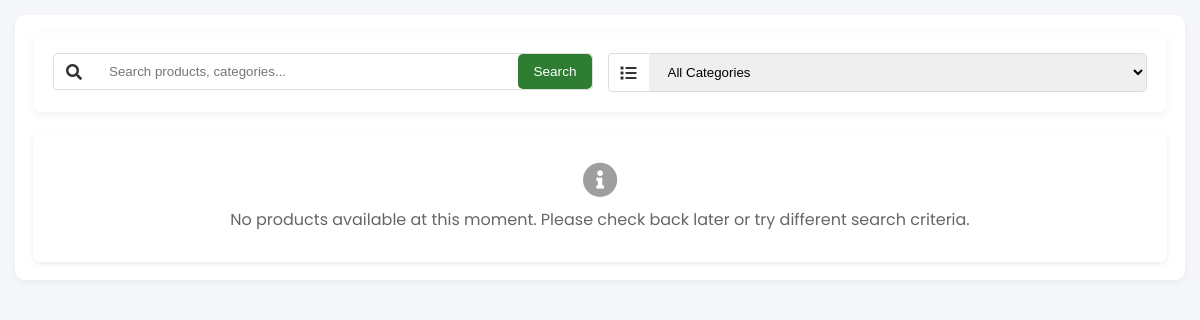
Page /buyer_tabs/browse_products.php on the earlier database version.
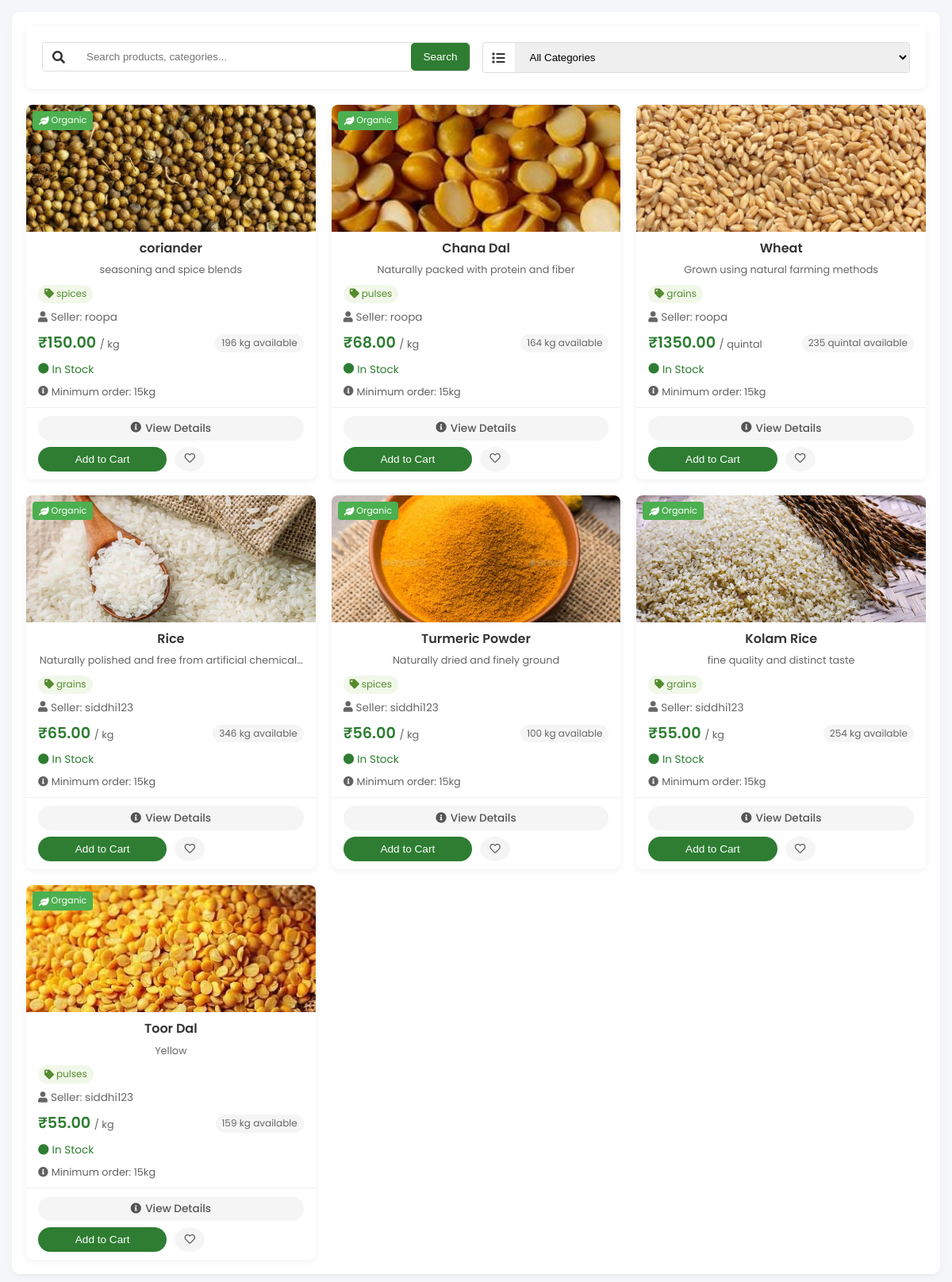
Same page on the later database version.
### tables this page shows
CREATE TABLE IF NOT EXISTS `products` (
  `id` int NOT NULL AUTO_INCREMENT,
  `name` varchar(255) NOT NULL,
  `description` text,
  `price` decimal(10,2) NOT NULL,
  `unit` varchar(50) NOT NULL,
  `quantity` int NOT NULL,
  `category` varchar(100) NOT NULL,
  `location` varchar(100) NOT NULL,
  `image_url` varchar(255) DEFAULT NULL,
  `seller_id` int NOT NULL,
  `organic_certified` tinyint(1) DEFAULT '0',
  `in_stock` tinyint(1) DEFAULT '1',
  `delivery_options` varchar(255) DEFAULT NULL,
  `created_at` timestamp NULL DEFAULT CURRENT_TIMESTAMP,
  `updated_at` timestamp NULL DEFAULT CURRENT_TIMESTAMP ON UPDATE CURRENT_TIMESTAMP,
  PRIMARY KEY (`id`),
  KEY `seller_id` (`seller_id`)
);

CREATE TABLE IF NOT EXISTS `users` (
  `id` int NOT NULL AUTO_INCREMENT,
  `username` varchar(100) NOT NULL,
  `email` varchar(100) NOT NULL,
  `password_hash` varchar(255) NOT NULL,
  `role` enum('Farmer','Buyer','Admin') NOT NULL,
  `status` enum('approved','pending') NOT NULL DEFAULT 'pending',
  `otp` varchar(6) NOT NULL,
  `otp_verified` tinyint(1) DEFAULT '0',
  `otp_timestamp` timestamp NULL DEFAULT CURRENT_TIMESTAMP,
  `reset_token` varchar(300) DEFAULT NULL,
  `reset_token_expiry` datetime DEFAULT NULL,
  `address_line1` varchar(255) DEFAULT NULL,
  `address_line2` varchar(255) DEFAULT NULL,
  `city` varchar(100) DEFAULT NULL,
  `state` varchar(100) DEFAULT NULL,
  `postal_code` varchar(20) DEFAULT NULL,
  `country` varchar(100) DEFAULT NULL,
  `phone` varchar(20) DEFAULT NULL,
  PRIMARY KEY (`id`),
  UNIQUE KEY `email` (`email`)
);

### buyer_tabs/browse_products.php (the view, shortened to what the changed rows need)
<?php
include 'db.php';
$where_clause = "WHERE in_stock = 1";
$product_query = "SELECT p.*, u.username as seller_name
 FROM products p
 JOIN users u ON p.seller_id = u.id
 $where_clause ORDER BY created_at DESC";
$result = mysqli_query($conn, $product_query);
$wishlist_items = [];
?>
<!DOCTYPE html>
<html lang="en">
<head>
    <link rel="stylesheet" href="https://cdnjs.cloudflare.com/ajax/libs/font-awesome/5.15.4/css/all.min.css">
</head>
<body>
    <div class="products-container">
        <div class="header-section">
        <div class="product-grid">
            <?php
            if ($result && $result->num_rows > 0) {
                while ($product = $result->fetch_assoc()) {
                    $stockStatus = $product['quantity'] > 10 ? 'In Stock' : ($product['quantity'] > 0 ? 'Low Stock' : 'Out of Stock');
                    $stockClass = $product['quantity'] > 10 ? 'in-stock' : ($product['quantity'] > 0 ? 'low-stock' : 'out-of-stock');
                    $isInWishlist = in_array($product['id'], $wishlist_items);
            ?>
                <div class="product-card">
                    <div class="product-image">
                        <img src="<?php echo !empty($product['image_url']) ? htmlspecialchars($product['image_url']) : 'ASSETS/IMAGES/default-product.jpg'; ?>"
                             alt="<?php echo htmlspecialchars($product['name']); ?>">
                        <?php if($product['organic_certified']): ?>
                            <div class="organic-badge">
                                <i class="fas fa-leaf"></i> Organic
                            </div>
                        <?php endif; ?>
                    </div>
                    <div class="product-info">
                        <h3><?php echo htmlspecialchars($product['name']); ?></h3>
                        <?php if(!empty($product['description'])): ?>
                            <p class="description"><?php echo htmlspecialchars($product['description']); ?></p>
                        <?php endif; ?>
                        <div class="badge-container">
                            <span class="category-badge">
                                <i class="fas fa-tag"></i> <?php echo htmlspecialchars($product['category']); ?>
                            </span>
                        </div>
                        <p class="seller-info">
                            <i class="fas fa-user"></i> Seller: <?php echo htmlspecialchars($product['seller_name']); ?>
                        </p>
                        <div class="price-section">
                            <span class="price">
                                ₹<?php echo htmlspecialchars($product['price']); ?> <span class="unit-text">/ <?php echo htmlspecialchars($product['unit']); ?></span>
                            </span>
                            <span class="quantity-badge">
                                <?php echo htmlspecialchars($product['quantity']) . ' ' . htmlspecialchars($product['unit']); ?> available
                            </span>
                        </div>
                        <div class="stock-status <?php echo $stockClass; ?>">
                            <i class="fas fa-circle"></i> <?php echo $stockStatus; ?>
                        </div>
                        <div class="minimum-qty-warning">
                            <i class="fas fa-info-circle"></i> Minimum order: 15kg
                        </div>
                    </div>
                    <div class="product-actions">
                        <a href="product_details.php?id=<?php echo $product['id']; ?>" class="btn view-details">
                            <i class="fas fa-info-circle"></i> View Details
                        </a>
                        <div class="primary-action">
                        <form action="add_to_cart.php" method="POST">
                                        <button type="submit" class="btn btn-success add-to-cart-btn">Add to Cart</button>
                                    </form>
                            <form action="add_to_wishlist.php" method="POST">
                                <button type="submit" class="btn wishlist-btn <?php echo $isInWishlist ? 'active' : ''; ?>">
                                    <i class="<?php echo $isInWishlist ? 'fas fa-heart' : 'far fa-heart'; ?>"></i>
                                </button>
                            </form>
                        </div>
                    </div>
                </div>
            <?php
                }
            } else {
                echo '<div class="no-products">
                    <i class="fas fa-info-circle"></i>
                    No products available at this moment. Please check back later or try different search criteria.
                </div>';
            }
            ?>
        </div>
    </div>
</body>
</html>

Differences in the rows shown:
added products: image_url+name (picture), organic_certified 1 (drawn), name "coriander", description "seasoning and spice blends", category "spices", seller.username "roopa", price "150.00", unit "kg", quantity "196", quantity "In Stock"
added products: image_url (picture), organic_certified 1 (drawn), name "Chana Dal", description "Naturally packed with protein and fiber", category "pulses", seller.username "roopa", price "68.00", unit "kg", quantity "164", quantity "In Stock"
added products: image_url (picture), name "Wheat", description "Grown using natural farming methods", category "grains", seller.username "roopa", price "1350.00", unit "quintal", quantity "235", quantity "In Stock"
added products: image_url (picture), organic_certified 1 (drawn), name "Rice", description "Naturally polished and free from artificial…", category "grains", seller.username "siddhi123", price "65.00", unit "kg", quantity "346", quantity "In Stock"
added products: image_url (picture), organic_certified 1 (drawn), name "Turmeric Powder", description "Naturally dried and finely ground", category "spices", seller.username "siddhi123", price "56.00", unit "kg", quantity "100", quantity "In Stock"
added products: image_url (picture), organic_certified 1 (drawn), name "Kolam Rice", description "fine quality and distinct taste", category "grains", seller.username "siddhi123", price "55.00", unit "kg", quantity "254", quantity "In Stock"
added products: image_url (picture), organic_certified 1 (drawn), name "Toor Dal", description "Yellow", category "pulses", seller.username "siddhi123", price "55.00", unit "kg", quantity "159", quantity "In Stock"
Other differences:
text no longer shown: "No products available at this moment. Please check back later or try different search criteria."
